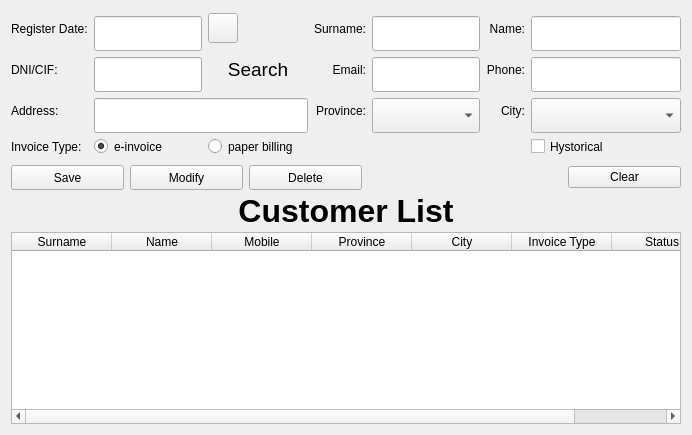
      <widget class="QWidget" name="tab_customer">
       <attribute name="title">
        <string>Customers</string>
       </attribute>
       <layout class="QHBoxLayout" name="horizontalLayout_2">
        <item>
         <layout class="QVBoxLayout" name="verticalLayout_3">
          <item>
           <layout class="QGridLayout" name="gridLayout_3" rowstretch="0,0,0,0" columnstretch="0,0,0,0,0,0,0,0" columnminimumwidth="0,0,0,0,0,0,0,0">
            <property name="sizeConstraint">
             <enum>QLayout::SetDefaultConstraint</enum>
            </property>
            <item row="2" column="3">
             <widget class="QLabel" name="lbl_province">
              <property name="text">
               <string>Province:</string>
              </property>
              <property name="alignment">
               <set>Qt::AlignRight|Qt::AlignTrailing|Qt::AlignVCenter</set>
              </property>
             </widget>
            </item>
            <item row="2" column="1" colspan="2">
             <widget class="QLineEdit" name="le_address">
              <property name="minimumSize">
               <size>
                <width>200</width>
                <height>35</height>
               </size>
              </property>
              <property name="maximumSize">
               <size>
                <width>9999</width>
                <height>25</height>
               </size>
              </property>
             </widget>
            </item>
            <item row="2" column="0">
             <widget class="QLabel" name="lbl_address">
              <property name="text">
               <string>Address:</string>
              </property>
             </widget>
            </item>
            <item row="3" column="7">
             <widget class="QCheckBox" name="chkb_hystorical">
              <property name="minimumSize">
               <size>
                <width>150</width>
                <height>25</height>
               </size>
              </property>
              <property name="maximumSize">
               <size>
                <width>100</width>
                <height>25</height>
               </size>
              </property>
              <property name="text">
               <string>Hystorical</string>
              </property>
             </widget>
            </item>
            <item row="1" column="4" colspan="2">
             <widget class="QLineEdit" name="le_email">
              <property name="minimumSize">
               <size>
                <width>100</width>
                <height>35</height>
               </size>
              </property>
              <property name="maximumSize">
               <size>
                <width>99999</width>
                <height>25</height>
               </size>
              </property>
             </widget>
            </item>
            <item row="2" column="7">
             <widget class="QComboBox" name="cb_city">
              <property name="minimumSize">
               <size>
                <width>150</width>
                <height>35</height>
               </size>
              </property>
              <property name="maximumSize">
               <size>
                <width>300</width>
                <height>25</height>
               </size>
              </property>
             </widget>
            </item>
            <item row="3" column="0">
             <widget class="QLabel" name="lbl_invoice">
              <property name="minimumSize">
               <size>
                <width>0</width>
                <height>25</height>
               </size>
              </property>
              <property name="text">
               <string>Invoice Type:</string>
              </property>
             </widget>
            </item>
            <item row="0" column="7">
             <widget class="QLineEdit" name="le_name">
              <property name="minimumSize">
               <size>
                <width>150</width>
                <height>35</height>
               </size>
              </property>
              <property name="maximumSize">
               <size>
                <width>300</width>
                <height>25</height>
               </size>
              </property>
             </widget>
            </item>
            <item row="0" column="4" colspan="2">
             <widget class="QLineEdit" name="le_surname">
              <property name="minimumSize">
               <size>
                <width>100</width>
                <height>35</height>
               </size>
              </property>
              <property name="maximumSize">
               <size>
                <width>99999</width>
                <height>25</height>
               </size>
              </property>
             </widget>
            </item>
            <item row="0" column="3">
             <widget class="QLabel" name="lbl_surname">
              <property name="text">
               <string>Surname:</string>
              </property>
              <property name="alignment">
               <set>Qt::AlignRight|Qt::AlignTrailing|Qt::AlignVCenter</set>
              </property>
             </widget>
            </item>
            <item row="0" column="6">
             <widget class="QLabel" name="lbl_name">
              <property name="text">
               <string>Name:</string>
              </property>
              <property name="alignment">
               <set>Qt::AlignRight|Qt::AlignTrailing|Qt::AlignVCenter</set>
              </property>
             </widget>
            </item>
            <item row="3" column="2">
             <widget class="QRadioButton" name="rb_paper">
              <property name="minimumSize">
               <size>
                <width>0</width>
                <height>25</height>
               </size>
              </property>
              <property name="text">
               <string>paper billing</string>
              </property>
              <attribute name="buttonGroup">
               <string notr="true">grp_invoice</string>
              </attribute>
             </widget>
            </item>
            <item row="1" column="2" alignment="Qt::AlignVCenter">
             <widget class="QPushButton" name="btn_search">
              <property name="minimumSize">
               <size>
                <width>100</width>
                <height>35</height>
               </size>
              </property>
              <property name="font">
               <font>
                <pointsize>14</pointsize>
               </font>
              </property>
              <property name="text">
               <string>Search</string>
              </property>
              <property name="icon">
               <iconset>
                <normaloff>../img/glass-icon.svg</normaloff>../img/glass-icon.svg</iconset>
              </property>
              <property name="flat">
               <bool>true</bool>
              </property>
             </widget>
            </item>
            <item row="3" column="1">
             <widget class="QRadioButton" name="rb_electronic">
              <property name="minimumSize">
               <size>
                <width>0</width>
                <height>25</height>
               </size>
              </property>
              <property name="text">
               <string>e-invoice</string>
              </property>
              <property name="checked">
               <bool>true</bool>
              </property>
              <attribute name="buttonGroup">
               <string notr="true">grp_invoice</string>
              </attribute>
             </widget>
            </item>
            <item row="2" column="6">
             <widget class="QLabel" name="lbl_city">
              <property name="text">
               <string>City:</string>
              </property>
              <property name="alignment">
               <set>Qt::AlignRight|Qt::AlignTrailing|Qt::AlignVCenter</set>
              </property>
             </widget>
            </item>
            <item row="0" column="0">
             <widget class="QLabel" name="lbl_date">
              <property name="text">
               <string>Register Date:</string>
              </property>
             </widget>
            </item>
            <item row="1" column="1">
             <widget class="QLineEdit" name="le_dni">
              <property name="minimumSize">
               <size>
                <width>90</width>
                <height>35</height>
               </size>
              </property>
              <property name="maximumSize">
               <size>
                <width>125</width>
                <height>25</height>
               </size>
              </property>
              <property name="autoFillBackground">
               <bool>false</bool>
              </property>
             </widget>
            </item>
            <item row="0" column="1">
             <widget class="QLineEdit" name="le_date">
              <property name="minimumSize">
               <size>
                <width>90</width>
                <height>35</height>
               </size>
              </property>
              <property name="maximumSize">
               <size>
                <width>125</width>
                <height>25</height>
               </size>
              </property>
              <property name="readOnly">
               <bool>true</bool>
              </property>
             </widget>
            </item>
            <item row="3" column="6">
             <widget class="QLabel" name="lbl_status">
              <property name="font">
               <font>
                <pointsize>10</pointsize>
                <weight>75</weight>
                <bold>true</bold>
               </font>
              </property>
              <property name="layoutDirection">
               <enum>Qt::RightToLeft</enum>
              </property>
              <property name="text">
               <string/>
              </property>
              <property name="alignment">
               <set>Qt::AlignCenter</set>
              </property>
             </widget>
            </item>
            <item row="1" column="6">
             <widget class="QLabel" name="lbl_name_2">
              <property name="text">
               <string>Phone:</string>
              </property>
              <property name="alignment">
               <set>Qt::AlignRight|Qt::AlignTrailing|Qt::AlignVCenter</set>
              </property>
             </widget>
            </item>
            <item row="0" column="2">
             <widget class="QPushButton" name="btn_calendar">
              <property name="minimumSize">
               <size>
                <width>30</width>
                <height>30</height>
               </size>
              </property>
              <property name="maximumSize">
               <size>
                <width>30</width>
                <height>30</height>
               </size>
              </property>
              <property name="text">
               <string/>
              </property>
              <property name="icon">
               <iconset>
                <normaloff>../img/calendar.png</normaloff>../img/calendar.png</iconset>
              </property>
              <property name="iconSize">
               <size>
                <width>28</width>
                <height>28</height>
               </size>
              </property>
             </widget>
            </item>
            <item row="1" column="7">
             <widget class="QLineEdit" name="le_phone">
              <property name="minimumSize">
               <size>
                <width>150</width>
                <height>35</height>
               </size>
              </property>
              <property name="maximumSize">
               <size>
                <width>300</width>
                <height>25</height>
               </size>
              </property>
             </widget>
            </item>
            <item row="1" column="3">
             <widget class="QLabel" name="lb_email">
              <property name="text">
               <string>Email:</string>
              </property>
              <property name="alignment">
               <set>Qt::AlignRight|Qt::AlignTrailing|Qt::AlignVCenter</set>
              </property>
             </widget>
            </item>
            <item row="1" column="0">
             <widget class="QLabel" name="lbl_dni">
              <property name="text">
               <string>DNI/CIF:</string>
              </property>
             </widget>
            </item>
            <item row="2" column="4" colspan="2">
             <widget class="QComboBox" name="cb_province">
              <property name="minimumSize">
               <size>
                <width>100</width>
                <height>35</height>
               </size>
              </property>
              <property name="maximumSize">
               <size>
                <width>999999</width>
                <height>25</height>
               </size>
              </property>
             </widget>
            </item>
           </layout>
          </item>
          <item>
           <layout class="QHBoxLayout" name="horizontalLayout">
            <item>
             <widget class="QPushButton" name="btn_save_cust">
              <property name="minimumSize">
               <size>
                <width>100</width>
                <height>25</height>
               </size>
              </property>
              <property name="maximumSize">
               <size>
                <width>99999</width>
                <height>25</height>
               </size>
              </property>
              <property name="text">
               <string>Save</string>
              </property>
             </widget>
            </item>
            <item>
             <widget class="QPushButton" name="btn_modify_cust">
              <property name="minimumSize">
               <size>
                <width>100</width>
                <height>25</height>
               </size>
              </property>
              <property name="maximumSize">
               <size>
                <width>99999</width>
                <height>25</height>
               </size>
              </property>
              <property name="text">
               <string>Modify</string>
              </property>
             </widget>
            </item>
            <item>
             <widget class="QPushButton" name="btn_del_cust">
              <property name="minimumSize">
               <size>
                <width>100</width>
                <height>25</height>
               </size>
              </property>
              <property name="maximumSize">
               <size>
                <width>99999</width>
                <height>25</height>
               </size>
              </property>
              <property name="text">
               <string>Delete</string>
              </property>
             </widget>
            </item>
            <item>
             <spacer name="horizontalSpacer">
              <property name="orientation">
               <enum>Qt::Horizontal</enum>
              </property>
              <property name="sizeType">
               <enum>QSizePolicy::Fixed</enum>
              </property>
              <property name="sizeHint" stdset="0">
               <size>
                <width>200</width>
                <height>10</height>
               </size>
              </property>
             </spacer>
            </item>
            <item>
             <widget class="QPushButton" name="btn_clear">
              <property name="text">
               <string>Clear</string>
              </property>
             </widget>
            </item>
           </layout>
          </item>
          <item>
           <widget class="QLabel" name="lbl_list_cust">
            <property name="minimumSize">
             <size>
              <width>100</width>
              <height>30</height>
             </size>
            </property>
            <property name="maximumSize">
             <size>
              <width>1999999</width>
              <height>30</height>
             </size>
            </property>
            <property name="font">
             <font>
              <pointsize>24</pointsize>
              <weight>75</weight>
              <bold>true</bold>
             </font>
            </property>
            <property name="layoutDirection">
             <enum>Qt::LeftToRight</enum>
            </property>
            <property name="text">
             <string>Customer List</string>
            </property>
            <property name="alignment">
             <set>Qt::AlignCenter</set>
            </property>
           </widget>
          </item>
          <item>
           <widget class="QTableWidget" name="table_customer">
            <property name="enabled">
             <bool>true</bool>
            </property>
            <property name="minimumSize">
             <size>
              <width>100</width>
              <height>100</height>
             </size>
            </property>
            <property name="maximumSize">
             <size>
              <width>999999</width>
              <height>401</height>
             </size>
            </property>
            <property name="editTriggers">
             <set>QAbstractItemView::NoEditTriggers</set>
            </property>
            <property name="alternatingRowColors">
             <bool>true</bool>
            </property>
            <property name="selectionBehavior">
             <enum>QAbstractItemView::SelectRows</enum>
            </property>
            <attribute name="verticalHeaderVisible">
             <bool>false</bool>
            </attribute>
            <column>
             <property name="text">
              <string>Surname</string>
             </property>
            </column>
            <column>
             <property name="text">
              <string>Name</string>
             </property>
            </column>
            <column>
             <property name="text">
              <string>Mobile</string>
             </property>
            </column>
            <column>
             <property name="text">
              <string>Province</string>
             </property>
            </column>
            <column>
             <property name="text">
              <string>City</string>
             </property>
            </column>
            <column>
             <property name="text">
              <string>Invoice Type</string>
             </property>
            </column>
            <column>
             <property name="text">
              <string>Status</string>
             </property>
            </column>
           </widget>
          </item>
         </layout>
        </item>
       </layout>
      </widget>
